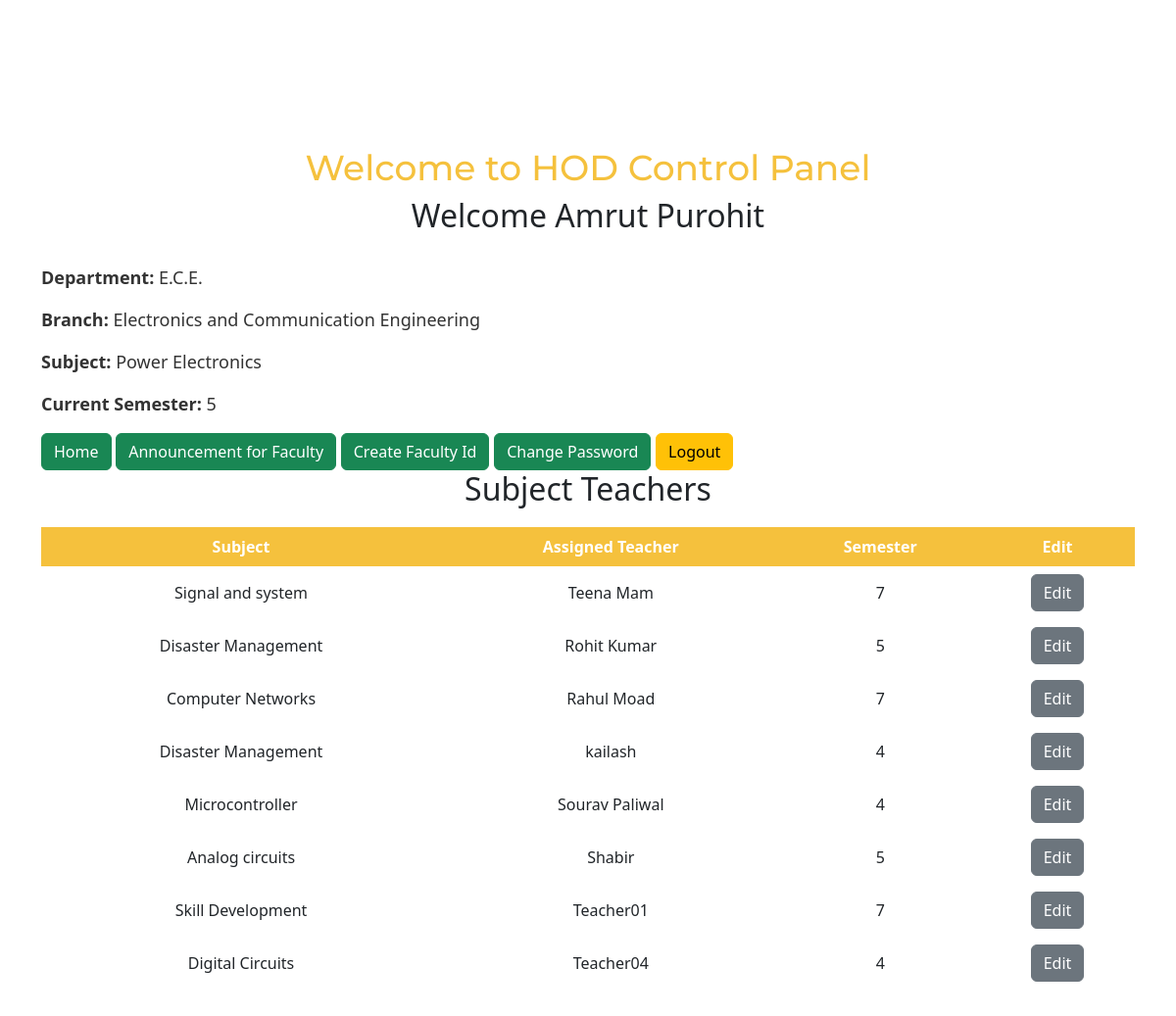
Screenshot of /clg-project/hod (signed in) with the database file from the repository.
### tables this page shows
CREATE TABLE `user_info` (
  `id` int(11) NOT NULL,
  `user_id` int(11) DEFAULT NULL,
  `name` varchar(200) DEFAULT NULL,
  `department` varchar(200) DEFAULT NULL,
  `branch` varchar(200) DEFAULT NULL,
  `subject` varchar(200) DEFAULT NULL,
  `semester` varchar(200) DEFAULT NULL
);

CREATE TABLE `users` (
  `id` bigint(20) NOT NULL,
  `user_id` bigint(20) NOT NULL,
  `user_name` varchar(50) NOT NULL,
  `password` varchar(50) NOT NULL,
  `type` int(11) DEFAULT 3,
  `date` timestamp NOT NULL DEFAULT current_timestamp() ON UPDATE current_timestamp()
);

CREATE TABLE `faculty_info` (
  `id` int(11) NOT NULL,
  `faculty_id` int(11) NOT NULL,
  `hod_id` int(10) DEFAULT NULL,
  `name` varchar(100) DEFAULT NULL,
  `department` varchar(200) DEFAULT NULL,
  `branch` varchar(200) DEFAULT NULL,
  `subject` varchar(200) DEFAULT NULL,
  `semester` varchar(10) DEFAULT NULL,
  `created_at` datetime NOT NULL DEFAULT current_timestamp()
);

### clg-project/functions.php (called while the page is built, shortened)
<?php
function check_hod_login($con)
{
	if(isset($_SESSION['hod_user_id']))
	{
		$id = $_SESSION['hod_user_id'];
		$query = "select * from users as a left join user_info as b on a.id = b.user_id where a.id = '$id' limit 1";
		$result = mysqli_query($con,$query);
		if($result && mysqli_num_rows($result) > 0)
		{
			$user_data = mysqli_fetch_assoc($result);
			return $user_data;
		}
	}
	die;
}

### clg-project/hod/index.php (the view, shortened to what this page needs)
<?php
	include("../connection.php");
	include("../functions.php");
	$user_data = check_hod_login($con);
?>
<!DOCTYPE html>
<html lang="en">
<head>
  <link rel="stylesheet" href="hod-homepage.css">
  <link href="https://cdn.jsdelivr.net/npm/bootstrap@5.3.0/dist/css/bootstrap.min.css" rel="stylesheet">
</head>
<body>
  <div class="container">
    <h1 class="welcome-heading">Welcome to HOD Control Panel</h1>
    <h2>Welcome <?php echo $user_data['name'] ?> </h2>
    <div class="faculty-info">
      <p><strong>Department:</strong> <?php echo $user_data['department'] ?></p>
      <p><strong>Branch:</strong> <?php echo $user_data['branch'] ?></p>
      <p><strong>Subject:</strong> <?php echo $user_data['subject'] ?></p>
      <p><strong>Current Semester:</strong> <?php echo $user_data['semester'] ?></p>
      <div class="buttons">
      <a class="btn btn-success" href="index.php">Home</a>
      <a class="btn btn-success" href="hod_announcement.php">Announcement for Faculty</a>
      <a class="btn btn-success" href="add_faculty.php">Create Faculty Id </a>
      <a href="change-password.php" class="btn btn-success">Change Password</a>
      <a class="btn btn-warning" href="logout.php">Logout</a>
    </div>
    </div>
    <div class="semester-info">
      <h2 class="semester-heading"> Subject Teachers</h2>
      <?php
      $hodId = $user_data['id'];
      $query = "SELECT * FROM users as a LEFT JOIN faculty_info as b ON a.id = b.faculty_id WHERE a.type = 2 AND b.hod_id = '$hodId'";
      $result = mysqli_query($con, $query);
      ?>
      <table>
        <thead>
          <tr>
            <th>Subject</th>
            <th>Assigned Teacher</th>
            <th>Semester</th>
            <th>Edit</th>
          </tr>
        </thead>
        <tbody>
          <?php
        while($data = mysqli_fetch_array($result))
        {
        ?>
          <tr class="text-center">
            <td class="text-center"><?php echo $data['subject'] ?></td>
            <td class="text-center"><?php echo $data['name'] ?></td>
            <td class="text-center"><?php echo $data['semester'] ?></td>
            <td class="text-center"><a href="edit-faculty.php?facultyId=<?php echo $data['faculty_id']; ?>" class="btn btn-secondary">Edit</a></td>
          </tr>
        <?php
        }
        ?>
        </tbody>
      </table>
    </div>
  </div>
</body>
</html>

### clg-project/hod/hod-homepage.css (style rules this page uses)
body { margin: 0; padding: 0; font-family: 'Poppins', sans-serif; background-color: #f5f5f5; }
.container { width: 100%; max-width: 1200px; margin: 0 auto; padding: 100px; text-align: center; }
.welcome-heading { font-size: 36px; margin-top: 50px; font-family: 'Montserrat', sans-serif; color: #f5c13d; }
.faculty-info { font-size: 18px; margin-top: 30px; text-align: left; color: #333; }
table { width: 100%; border-collapse: collapse; margin-top: 20px; }
th, td { padding: 8px; text-align: left; border-bottom: 1px solid #ddd; }
th { background-color: #f5c13d; color: white; }
td { background-color: #fff; }

### rows the page displays
user_info: name "Amrut Purohit", department "E.C.E.", branch "Electronics and Communication Engineering", subject "Power Electronics", semester "5"
users: faculty_info.subject "Signal and system", faculty_info.name "Teena Mam", faculty_info.semester "7"
users: faculty_info.subject "Disaster Management", faculty_info.name "Rohit Kumar", faculty_info.semester "5"
users: faculty_info.subject "Computer Networks", faculty_info.name "Rahul Moad", faculty_info.semester "7"
users: faculty_info.subject "Disaster Management", faculty_info.name "kailash", faculty_info.semester "4"
users: faculty_info.subject "Microcontroller", faculty_info.name "Sourav Paliwal", faculty_info.semester "4"
users: faculty_info.subject "Analog circuits", faculty_info.name "Shabir", faculty_info.semester "5"
users: faculty_info.subject "Skill Development", faculty_info.name "Teacher01", faculty_info.semester "7"
users: faculty_info.subject "Digital Circuits", faculty_info.name "Teacher04", faculty_info.semester "4"
